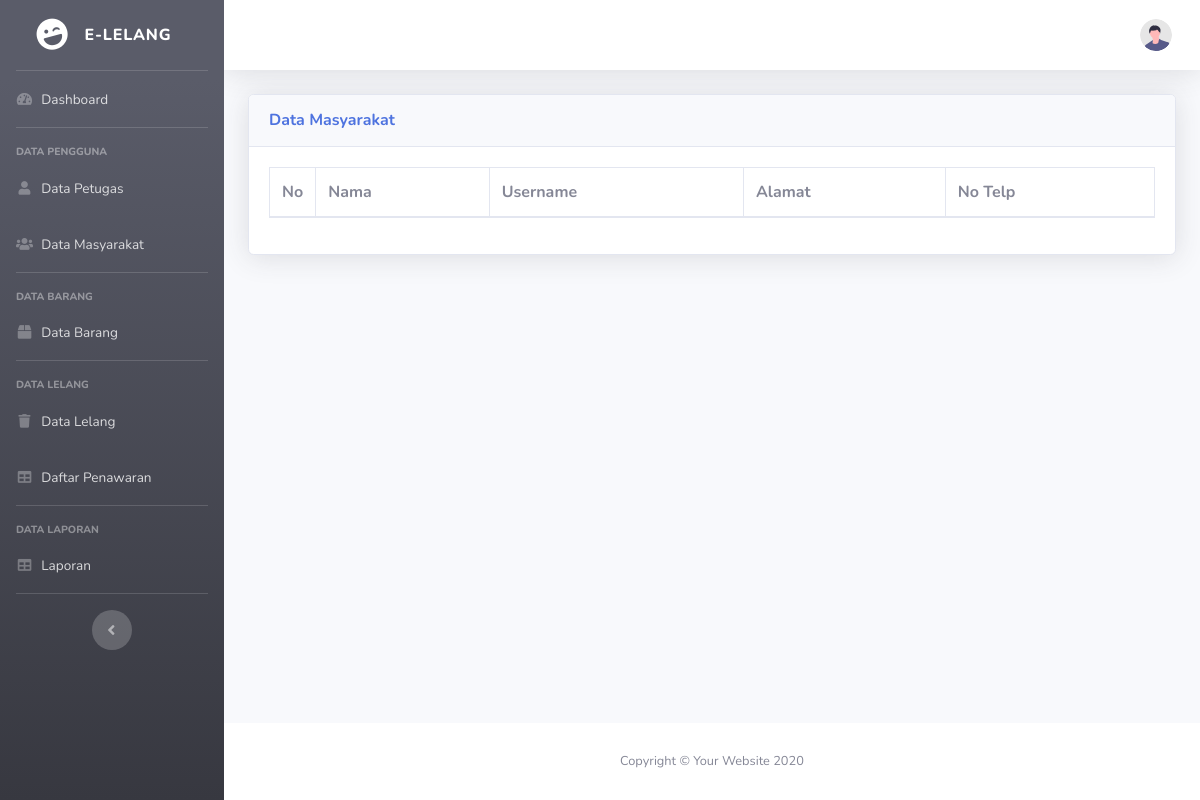
Before: /masyarakat with the older database file.
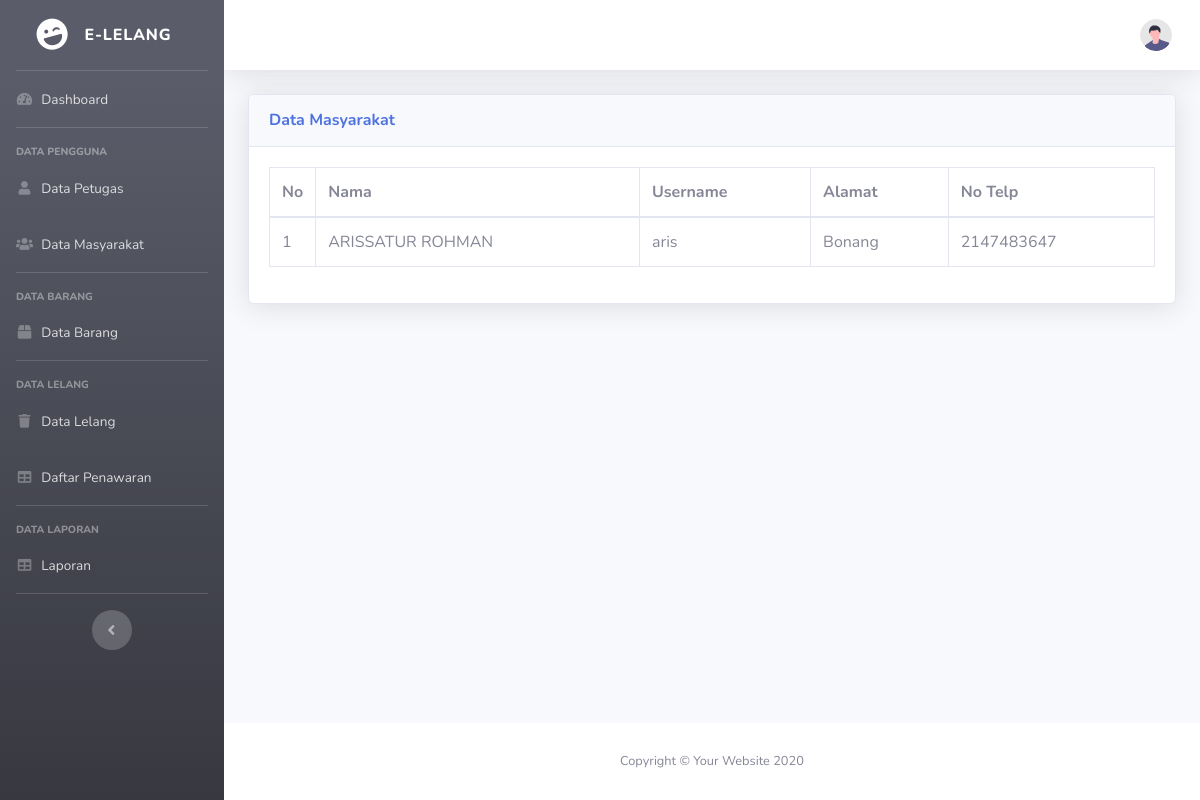
After: the same page with the newer database file.
### tables this page shows
CREATE TABLE `tb_masyarakat` (
  `id_masyarakat` int(11) NOT NULL,
  `nama` varchar(50) NOT NULL,
  `username` varchar(30) NOT NULL,
  `password` varchar(255) NOT NULL,
  `alamat` text NOT NULL,
  `no_telp` varchar(20) NOT NULL
);

### page/masyarakat/masyarakat.php (the view)
<div class="card shadow mb-4">
  <div class="card-header py-3">
    <h6 class="m-0 font-weight-bold text-primary">Data Masyarakat</h6>
  </div>
  <div class="card-body">
    <div class="table-responsive">
      <table class="table table-bordered" id="dataTable1" width="100%" cellspacing="0">
        <thead>
          <tr>
            <th width="3%">No</th>
            <th>Nama</th>
            <th>Username</th>
            <th>Alamat</th>
            <th>No Telp</th>
          </tr>
        </thead>
        <tbody>
          <?php
          $no = 1;
          $query = $conn->query("SELECT * FROM tb_masyarakat");
          while ($result = $query->fetch_assoc()) {
          ?>
            <tr>
              <td><?= $no++; ?></td>
              <td><?= $result['nama']; ?></td>
              <td><?= $result['username']; ?></td>
              <td><?= $result['alamat']; ?></td>
              <td><?= $result['no_telp']; ?></td>
            </tr>
          <?php } ?>
        </tbody>
      </table>
    </div>
  </div>
</div>

Changed rows visible on the page:
added tb_masyarakat: nama "ARISSATUR ROHMAN", username "aris", alamat "Bonang", no_telp "2147483647"
